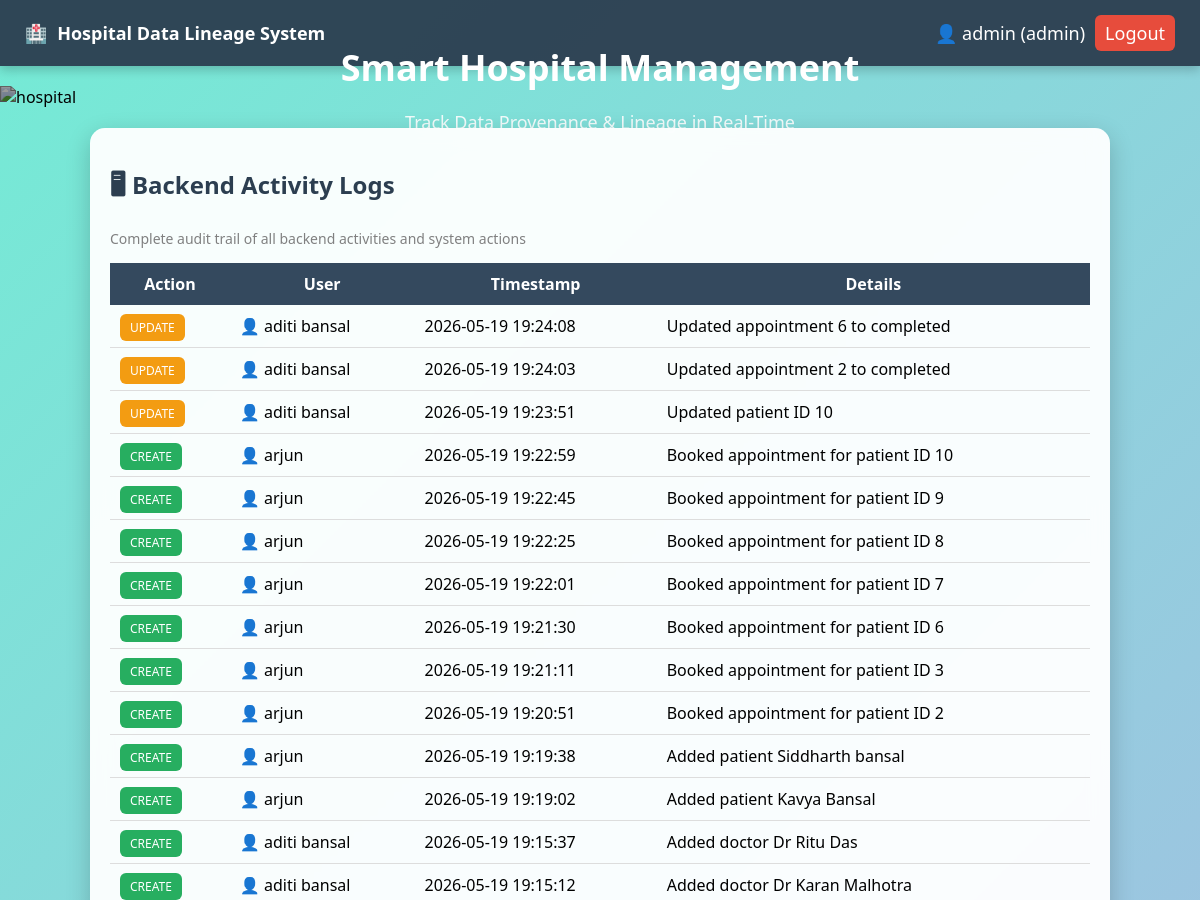
Before: /activity_logs (signed in, upper part) with the older database file.
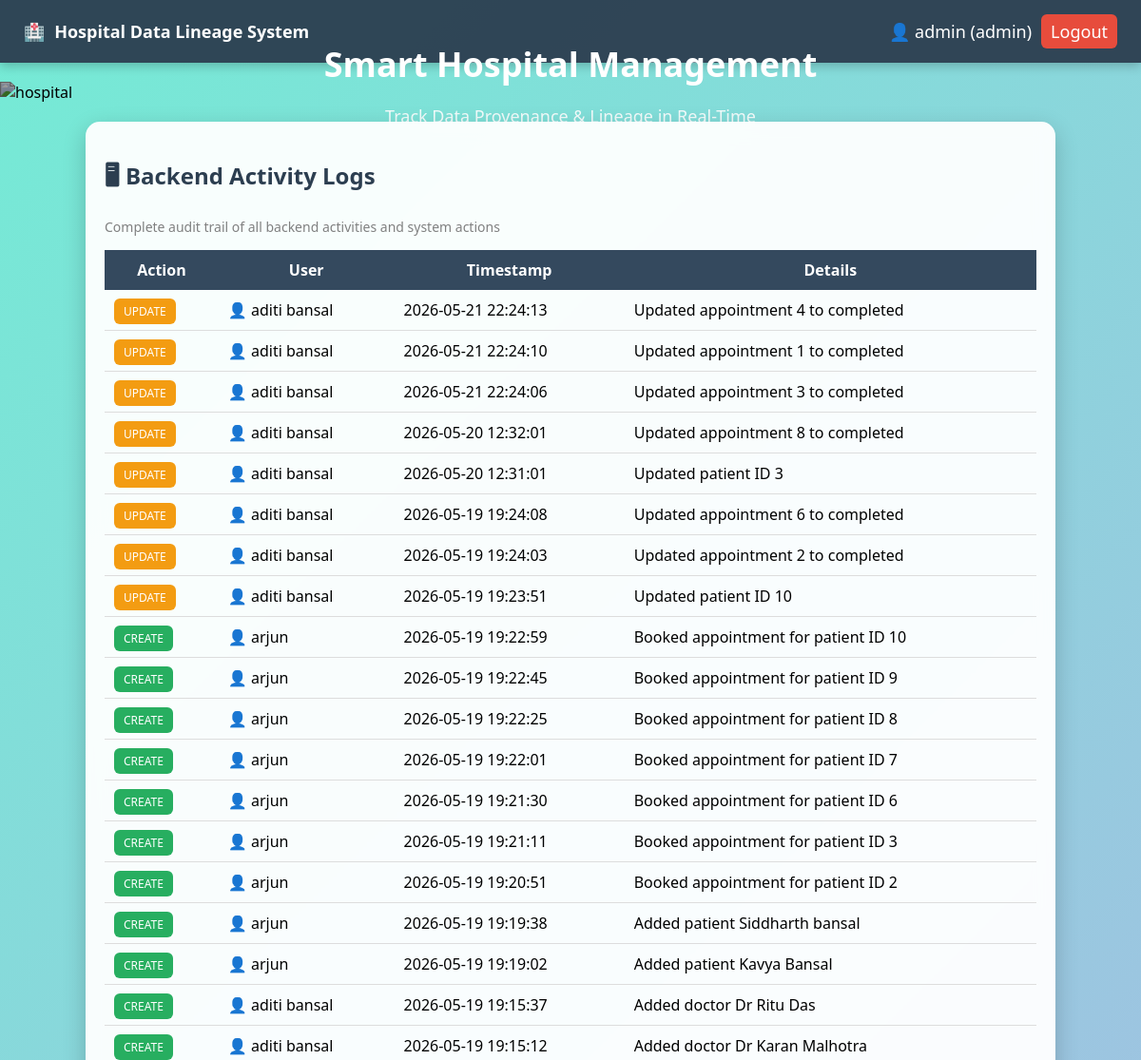
After: the same page with the newer database file.
### tables this page shows
CREATE TABLE activity_log (
        id INTEGER PRIMARY KEY AUTOINCREMENT,
        action TEXT,
        user TEXT,
        timestamp TEXT,
        details TEXT
    );

### app.py (the view)
@app.route('/activity_logs')
def activity_logs():
    if 'user' not in session:
        return redirect('/')
    conn = get_db()
    cur = conn.cursor()
    cur.execute("SELECT * FROM activity_log ORDER BY timestamp DESC")
    logs = cur.fetchall()
    return render_template('activity_logs.html', logs=logs)

### database.py (called while the page is built)
def get_db():
    conn = sqlite3.connect(DATABASE)
    conn.row_factory = sqlite3.Row
    conn.execute("PRAGMA foreign_keys = ON")
    return conn

### templates/activity_logs.html (shortened to what this page needs)
{% extends 'base.html' %}
{% block content %}
<div class="card">
<h2>🖥 Backend Activity Logs</h2>
<p class="subtitle">
    Complete audit trail of all backend activities and system actions
</p>
<table>
<tr>
    <th>Action</th>
    <th>User</th>
    <th>Timestamp</th>
    <th>Details</th>
</tr>
{% for log in logs %}
<tr>
    <td>
        {% if log.action == 'CREATE' %}
            <span class="badge create">CREATE</span>
        {% elif log.action == 'UPDATE' %}
            <span class="badge update">UPDATE</span>
        {% elif log.action == 'DELETE' %}
            <span class="badge delete">DELETE</span>
        {% else %}
            {{log.action}}
        {% endif %}
    </td>
    <td>👤 {{log.user}}</td>
    <td>{{log.timestamp}}</td>
    <td>{{log.details}}</td>
</tr>
{% endfor %}
</table>
<br>
</div>
{% endblock %}

Changed rows visible on the page:
added activity_log: action "UPDATE", user "aditi bansal", timestamp "2026-05-21 22:24:13", details "Updated appointment 4 to completed"
added activity_log: action "UPDATE", user "aditi bansal", timestamp "2026-05-21 22:24:10", details "Updated appointment 1 to completed"
added activity_log: action "UPDATE", user "aditi bansal", timestamp "2026-05-21 22:24:06", details "Updated appointment 3 to completed"
added activity_log: action "UPDATE", user "aditi bansal", timestamp "2026-05-20 12:32:01", details "Updated appointment 8 to completed"
added activity_log: action "UPDATE", user "aditi bansal", timestamp "2026-05-20 12:31:01", details "Updated patient ID 3"
